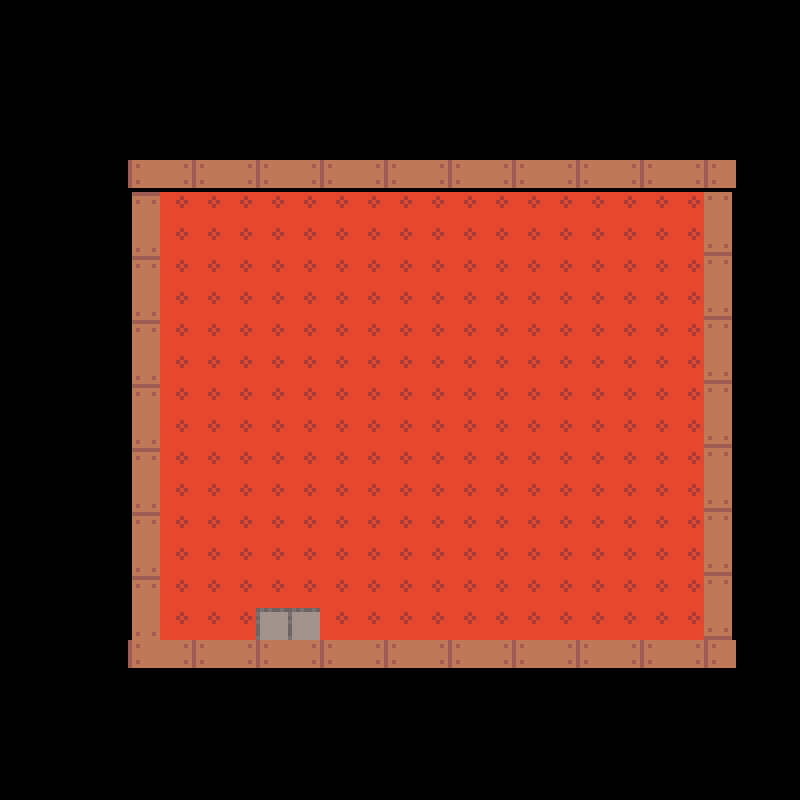

This game map was drawn from its Tiled (.tmx) file and the tilesets committed beside it. A one-line description and the full map source follow:
An orthogonal 25x25 tile map with 32x32 px tiles, 2 tile layers (floor, wall) and 6 objects (4x collision , exit house , enter house ).

<map version="1.5" tiledversion="1.7.2" orientation="orthogonal" renderorder="right-down" width="25" height="25" tilewidth="32" tileheight="32" infinite="0" nextlayerid="5" nextobjectid="11">
 <tileset firstgid="1" source="Showcase 4.tsx" />
 <layer id="1" name="floor" width="25" height="25">
  <data encoding="csv">
0,0,0,0,0,0,0,0,0,0,0,0,0,0,0,0,0,0,0,0,0,0,0,0,0,
0,0,0,0,0,0,0,0,0,0,0,0,0,0,0,0,0,0,0,0,0,0,0,0,0,
0,0,0,0,0,0,0,0,0,0,0,0,0,0,0,0,0,0,0,0,0,0,0,0,0,
0,0,0,0,0,0,0,0,0,0,0,0,0,0,0,0,0,0,0,0,0,0,0,0,0,
0,0,0,0,0,0,0,0,0,0,0,0,0,0,0,0,0,0,0,0,0,0,0,0,0,
0,0,0,0,0,0,0,0,0,0,0,0,0,0,0,0,0,0,0,0,0,0,0,0,0,
0,0,0,0,0,795,795,795,795,795,795,795,795,795,795,795,795,795,795,795,795,795,0,0,0,
0,0,0,0,0,795,795,795,795,795,795,795,795,795,795,795,795,795,795,795,795,795,0,0,0,
0,0,0,0,0,795,795,795,795,795,795,795,795,795,795,795,795,795,795,795,795,795,0,0,0,
0,0,0,0,0,795,795,795,795,795,795,795,795,795,795,795,795,795,795,795,795,795,0,0,0,
0,0,0,0,0,795,795,795,795,795,795,795,795,795,795,795,795,795,795,795,795,795,0,0,0,
0,0,0,0,0,795,795,795,795,795,795,795,795,795,795,795,795,795,795,795,795,795,0,0,0,
0,0,0,0,0,795,795,795,795,795,795,795,795,795,795,795,795,795,795,795,795,795,0,0,0,
0,0,0,0,0,795,795,795,795,795,795,795,795,795,795,795,795,795,795,795,795,795,0,0,0,
0,0,0,0,0,795,795,795,795,795,795,795,795,795,795,795,795,795,795,795,795,795,0,0,0,
0,0,0,0,0,795,795,795,795,795,795,795,795,795,795,795,795,795,795,795,795,795,0,0,0,
0,0,0,0,0,795,795,795,795,795,795,795,795,795,795,795,795,795,795,795,795,795,0,0,0,
0,0,0,0,0,795,795,795,795,795,795,795,795,795,795,795,795,795,795,795,795,795,0,0,0,
0,0,0,0,0,795,795,795,795,795,795,795,795,795,795,795,795,795,795,795,795,795,0,0,0,
0,0,0,0,0,795,795,795,795,795,795,795,795,795,795,795,795,795,795,795,795,795,0,0,0,
0,0,0,0,0,0,0,0,0,0,0,0,0,0,0,0,0,0,0,0,0,0,0,0,0,
0,0,0,0,0,0,0,0,0,0,0,0,0,0,0,0,0,0,0,0,0,0,0,0,0,
0,0,0,0,0,0,0,0,0,0,0,0,0,0,0,0,0,0,0,0,0,0,0,0,0,
0,0,0,0,0,0,0,0,0,0,0,0,0,0,0,0,0,0,0,0,0,0,0,0,0,
0,0,0,0,0,0,0,0,0,0,0,0,0,0,0,0,0,0,0,0,0,0,0,0,0
</data>
 </layer>
 <layer id="2" name="wall" width="25" height="25">
  <data encoding="csv">
0,0,0,0,0,0,0,0,0,0,0,0,0,0,0,0,0,0,0,0,0,0,0,0,0,
0,0,0,0,0,0,0,0,0,0,0,0,0,0,0,0,0,0,0,0,0,0,0,0,0,
0,0,0,0,0,0,0,0,0,0,0,0,0,0,0,0,0,0,0,0,0,0,0,0,0,
0,0,0,0,0,0,0,0,0,0,0,0,0,0,0,0,0,0,0,0,0,0,0,0,0,
0,0,0,0,0,0,0,0,0,0,0,0,0,0,0,0,0,0,0,0,0,0,0,0,0,
0,0,0,0,1610613467,1610613501,1610613467,1610613501,1610613467,1610613501,1610613467,1610613501,1610613467,1610613501,1610613467,1610613501,1610613467,1610613501,1610613467,1610613501,1610613467,1610613501,1610613467,0,0,
0,0,0,0,731,0,0,0,0,0,0,0,0,0,0,0,0,0,0,0,0,0,3221226237,0,0,
0,0,0,0,765,0,0,0,0,0,0,0,0,0,0,0,0,0,0,0,0,0,3221226203,0,0,
0,0,0,0,731,0,0,0,0,0,0,0,0,0,0,0,0,0,0,0,0,0,3221226237,0,0,
0,0,0,0,765,0,0,0,0,0,0,0,0,0,0,0,0,0,0,0,0,0,3221226203,0,0,
0,0,0,0,731,0,0,0,0,0,0,0,0,0,0,0,0,0,0,0,0,0,3221226237,0,0,
0,0,0,0,765,0,0,0,0,0,0,0,0,0,0,0,0,0,0,0,0,0,3221226203,0,0,
0,0,0,0,731,0,0,0,0,0,0,0,0,0,0,0,0,0,0,0,0,0,3221226237,0,0,
0,0,0,0,765,0,0,0,0,0,0,0,0,0,0,0,0,0,0,0,0,0,3221226203,0,0,
0,0,0,0,731,0,0,0,0,0,0,0,0,0,0,0,0,0,0,0,0,0,3221226237,0,0,
0,0,0,0,765,0,0,0,0,0,0,0,0,0,0,0,0,0,0,0,0,0,3221226203,0,0,
0,0,0,0,731,0,0,0,0,0,0,0,0,0,0,0,0,0,0,0,0,0,3221226237,0,0,
0,0,0,0,765,0,0,0,0,0,0,0,0,0,0,0,0,0,0,0,0,0,3221226203,0,0,
0,0,0,0,731,0,0,0,0,0,0,0,0,0,0,0,0,0,0,0,0,0,3221226237,0,0,
0,0,0,0,765,0,0,0,804,804,0,0,0,0,0,0,0,0,0,0,0,0,3221226203,0,0,
0,0,0,0,1610613467,1610613501,1610613467,1610613501,1610613467,1610613501,1610613467,1610613501,1610613467,1610613501,1610613467,1610613501,1610613467,1610613501,1610613467,1610613501,1610613467,1610613501,1610613467,0,0,
0,0,0,0,0,0,0,0,0,0,0,0,0,0,0,0,0,0,0,0,0,0,0,0,0,
0,0,0,0,0,0,0,0,0,0,0,0,0,0,0,0,0,0,0,0,0,0,0,0,0,
0,0,0,0,0,0,0,0,0,0,0,0,0,0,0,0,0,0,0,0,0,0,0,0,0,
0,0,0,0,0,0,0,0,0,0,0,0,0,0,0,0,0,0,0,0,0,0,0,0,0
</data>
 </layer>
 <objectgroup id="3" name="mur ">
  <object id="2" name="mur gauche " type="collision " x="129.857" y="161.338" width="28.5293" height="502.705" />
  <object id="4" name="mur haut " type="collision " x="133.792" y="159.37" width="599.115" height="30.4968" />
  <object id="5" name="mur droite " type="collision " x="706.345" y="163.305" width="19.6754" height="501.722" />
  <object id="7" name="mur bas " type="collision " x="154.452" y="644.368" width="573.537" height="8.85391" />
 </objectgroup>
 <objectgroup id="4" name="spawn ">
  <object id="8" name="exit house " x="257.747" y="605.017" width="60.9936" height="31.4806" />
  <object id="10" name="enter house " x="288.244" y="579.439">
   <point />
  </object>
 </objectgroup>
</map>
